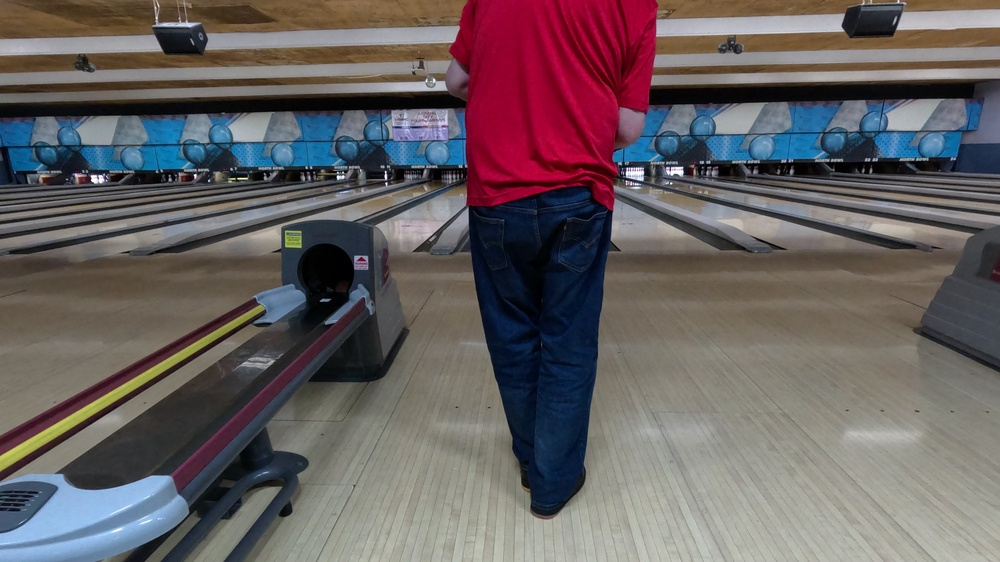
#> input picture backend/inspection_frames/frame_10_0390.jpg, 1000 x 562 px, shrunk from 5312 x 2988 before the run, found by its file name
$ python visualize_dots.py
#> lines starting #> are read from the running program, lines starting #| are printed output that depends on the picture; after the words box and inside, x2 and y2 are one past the last pixel; in counts of white or black regions, pixels touching at a corner belong together
#!/usr/bin/env python3
"""
Create visualization of detected dots on a frame
"""

import cv2
import numpy as np
import os

def visualize_dots_on_frame(frame_path, output_path="dots_visualization.png"):
    """
    Load a frame and visualize detected dots
    """
#> called with frame_path = 'inspection_frames/frame_10_0390.jpg', output_path = 'dots_visualization.png'
    if not os.path.exists(frame_path):
        print(f"Frame not found: {frame_path}")
        return

    frame = cv2.imread(frame_path)
#> frame is the input picture: shape (562, 1000, 3); mean B, G, R 97.1, 95.7, 103.5
    if frame is None:
        print("Failed to load frame")
        return

    height, width = frame.shape[:2]
#> height = 562; width = 1000
    print(f"Frame size: {width}x{height}")
#| Frame size: 1000x562

    # Convert to grayscale
    gray = cv2.cvtColor(frame, cv2.COLOR_BGR2GRAY)
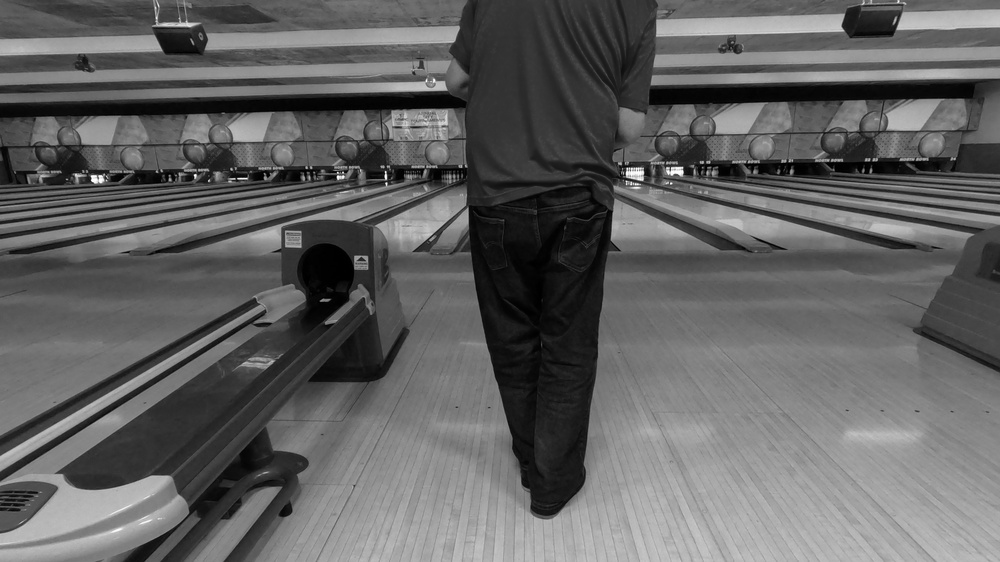
#> gray: shape (562, 1000); min 0, max 255, mean 98.2

    # Use threshold that seemed to work
    _, thresh = cv2.threshold(gray, 100, 255, cv2.THRESH_BINARY_INV)
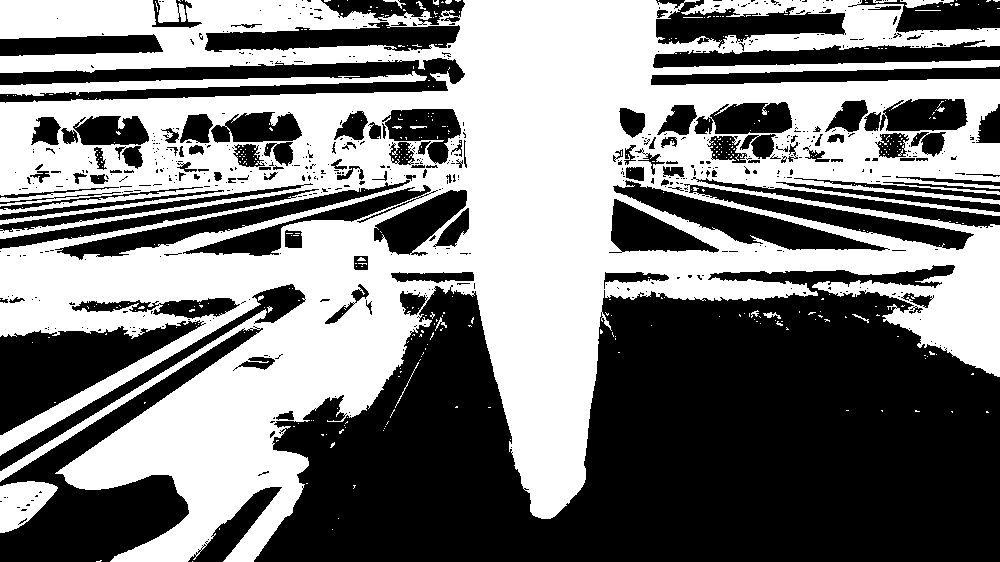
#> thresh: shape (562, 1000); 48.9% white; 402 white regions (379 under 20 px)

    # Find contours
    contours, _ = cv2.findContours(thresh, cv2.RETR_EXTERNAL, cv2.CHAIN_APPROX_SIMPLE)
#> contours = 206 contours, 197 with area under 20; largest, box (x1, y1, x2, y2) and area: (0, 0, 1000, 562) 318752, (0, 71, 427, 96) 3006, (0, 481, 58, 533) 1885, (158, 0, 186, 23) 459, (900, 0, 954, 8) 166

    # Filter for dots
    dots = []
    for contour in contours:
        area = cv2.contourArea(contour)
        if 20 < area < 500:
            perimeter = cv2.arcLength(contour, True)
            circularity = 4 * np.pi * area / (perimeter * perimeter) if perimeter > 0 else 0
            if circularity > 0.5:  # Less strict circularity
                M = cv2.moments(contour)
                if M["m00"] != 0:
                    cx = int(M["m10"] / M["m00"])
                    cy = int(M["m01"] / M["m00"])
                    dots.append((cx, cy, area))
#> this loop made 206 passes
#> (area, perimeter, circularity) on passes 88, 102, 193, 194, 200, 205: (20.5, 52.04, 0.0951), (36, 52.28, 0.165), (166, 123.1, 0.138), (23.5, 53.56, 0.103), (25, 60.63, 0.0855), (459, 131.1, 0.336)
#> area on pass 8: 1885
#> after the loop, dots = []

    print(f"Found {len(dots)} dots")
#| Found 0 dots

    # Draw all dots
    for x, y, area in dots:
        color = (0, 255, 255)  # Yellow
        if 100 < area < 300:  # Medium dots
            color = (0, 255, 0)  # Green
        elif area >= 300:  # Large dots
            color = (255, 0, 0)  # Red for large dots
        cv2.circle(frame, (x, y), 8, color, 2)
        cv2.putText(frame, f"{area}", (x+10, y), cv2.FONT_HERSHEY_SIMPLEX, 0.4, color, 1)
#> this loop made 0 passes

    # Look for center dot (board 20)
    center_x = width // 2
#> center_x = 500
    center_dots = [(x, y, area) for x, y, area in dots if abs(x - center_x) < 100]  # Within 100px of center
#> center_dots = []

    if center_dots:
        # Find the largest dot near center
        center_dot = max(center_dots, key=lambda x: x[2])
        cx, cy, carea = center_dot

        cv2.circle(frame, (cx, cy), 15, (255, 0, 255), 3)  # Magenta for center
        cv2.putText(frame, "CENTER DOT (BOARD 20)", (cx+20, cy-20),
                   cv2.FONT_HERSHEY_SIMPLEX, 0.8, (255, 0, 255), 2)

        print(f"Center dot at ({cx}, {cy}) with area {carea}")

        # Look for dots at regular intervals
        # Assume 5 boards spacing
        estimated_spacing = 150  # pixels between board markers (guess)

        for offset in [-4, -3, -2, -1, 1, 2, 3, 4]:
            expected_x = cx + offset * estimated_spacing
            # Find closest dot to this position
            nearby_dots = [(x, y, area) for x, y, area in dots if abs(x - expected_x) < 50]
            if nearby_dots:
                closest = min(nearby_dots, key=lambda d: abs(d[0] - expected_x))
                dx, dy, darea = closest
                board_num = 20 + offset * 5
                cv2.circle(frame, (dx, dy), 12, (0, 165, 255), 2)  # Orange
                cv2.putText(frame, f"B{board_num}", (dx+15, dy), cv2.FONT_HERSHEY_SIMPLEX, 0.6, (0, 165, 255), 2)
                print(f"Board {board_num} dot at ({dx}, {dy})")

    cv2.imwrite(output_path, frame)
    print(f"Saved visualization to: {output_path}")

def main():
    # Use frame from middle of video
    frame_path = "inspection_frames/frame_10_0390.jpg"
    visualize_dots_on_frame(frame_path)

if __name__ == "__main__":
    main()

$ run again, with backend/inspection_frames/frame_00_0000.jpg copied over backend/inspection_frames/frame_10_0390.jpg
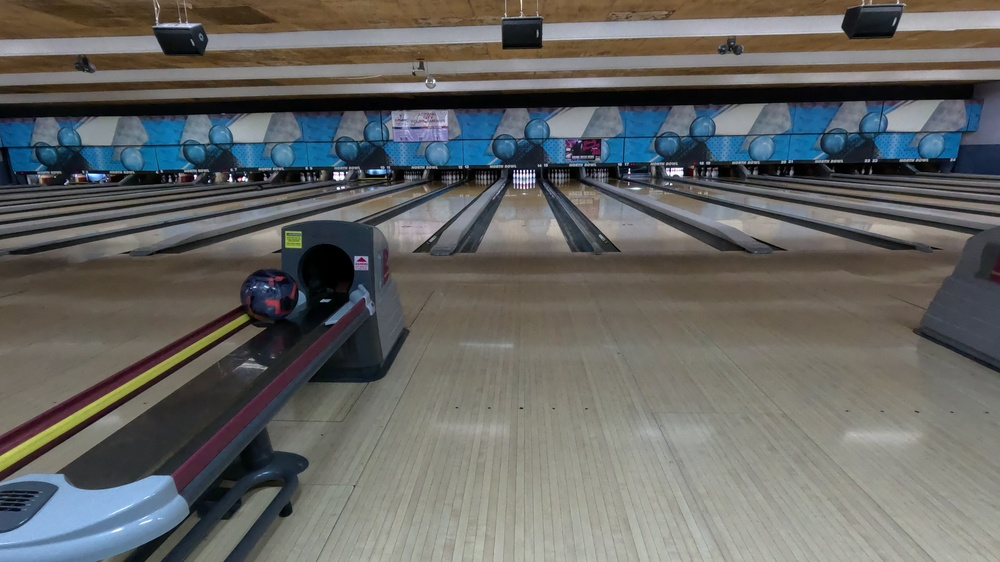
#> input picture backend/inspection_frames/frame_00_0000.jpg, 1000 x 562 px, shrunk from 5312 x 2988 before the run, found by its file name
#> in visualize_dots_on_frame, frame is the input picture: shape (562, 1000, 3); mean B, G, R 99.4, 101.6, 100.8
#| Frame size: 1000x562
#> in visualize_dots_on_frame, `_, thresh = cv2.threshold(gray, 100, 255, cv2.THRESH_BINARY_INV)`:
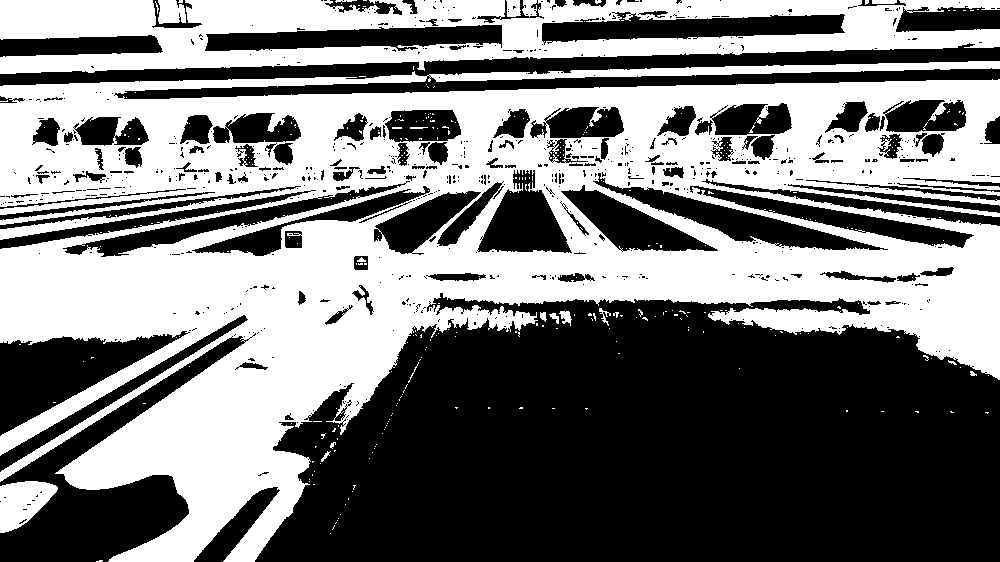
#> thresh: shape (562, 1000); 47.8% white; 332 white regions (310 under 20 px)
#> contours = 177 contours, 165 with area under 20; largest, box (x1, y1, x2, y2) and area: (0, 61, 1000, 562) 272140, (0, 0, 1000, 74) 50767, (0, 481, 58, 533) 1906, (158, 0, 186, 24) 504, (506, 0, 521, 17) 192
#> the loop in visualize_dots_on_frame, `for contour in contours:` made 177 passes
#> (area, perimeter, circularity, cx, cy) on passes 130, 172: (34, 27.31, 0.573, 542, 315), (191.5, 59.9, 0.671, 512, 7)
#> after the loop in visualize_dots_on_frame, `for contour in contours:`: dots = [(542, 315, 34), (512, 7, 191.5)]
#| Found 2 dots
#> the loop in visualize_dots_on_frame, `for x, y, area in dots:` made 2 passes
#> (x, y, area, color) on passes 1 to 2: (542, 315, 34, (0, 255, 255)), (512, 7, 191.5, (0, 255, 0))
#> center_dot = (512, 7, 191.5)
#> carea = 191.5
#> in visualize_dots_on_frame, `cv2.circle(frame, (cx, cy), 15, (255, 0, 255), 3)`:
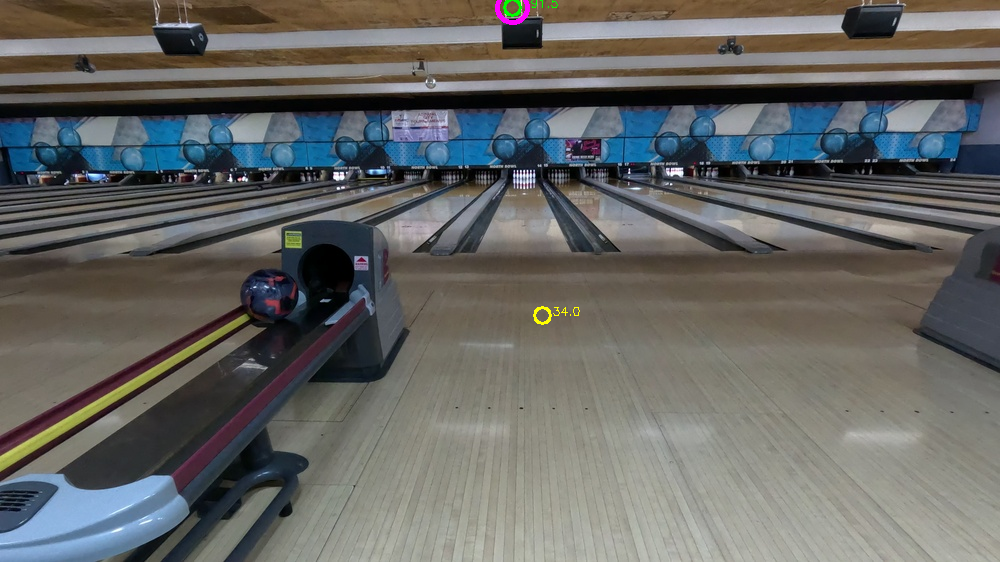
#> frame: shape (562, 1000, 3); mean B, G, R 99.5, 101.7, 100.9
#| Center dot at (512, 7) with area 191.5
#> the loop in visualize_dots_on_frame, `for offset in [-4, -3, -2, -1, 1, 2, 3, 4]:` made 8 passes
#> expected_x on passes 1 to 8: -88, 62, 212, 362, 662, 812, 962, 1112
